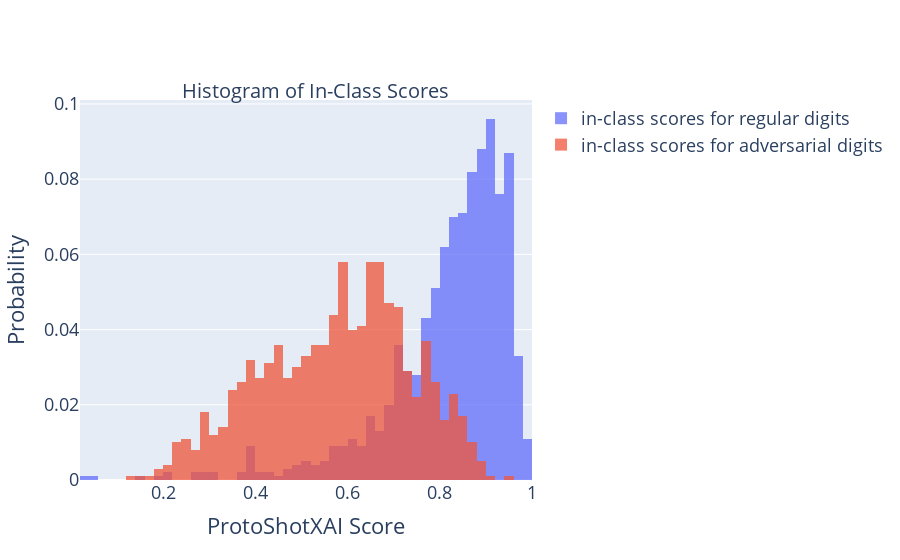

Notebook cell for this chart:
### Code cell
import plotly.graph_objects as go

fig = go.Figure()
fig.add_trace(go.Histogram(x=in_class_benign, name='in-class scores for regular digits', histnorm='probability',
        xbins=dict( 
        start=0.0,
        end=1.0,
        size=0.02))
)
fig.add_trace(go.Histogram(x=in_class_adv, name='in-class scores for adversarial digits', histnorm='probability',
        xbins=dict( 
        start=0.0,
        end=1.0,
        size=0.02))
)

# The two histograms are drawn on top of another
fig.update_layout(barmode='overlay')
fig.update_traces(opacity=0.75)
fig.update_xaxes(title_text="ProtoShotXAI Score")
fig.update_yaxes(title_text="Probability")

fig.update_layout(
    title={
        'text': "Histogram of In-Class Scores",
        'y':0.85,
        'x':0.35,
        'xanchor': 'center',
        },
    font=dict(
        size=18,
    )
)
fig.update_layout(title_font_size=20)


import plotly.io as pio
pio.write_image(fig, './results/Adversarial_MNIST/Adversarial_MNIST_Histrograms.png', width=1000, height=500)
fig.show()

### Figure 1 — Plotly figure (JSON) as saved in the notebook; plotly's stock layout.template omitted (floating-point values rounded to 4 significant figures; data arrays with more than 128 entries replaced by an {"elided": "..."} marker saying what was removed)
{"data": [{"histnorm": "probability", "name": "in-class scores for regular digits", "opacity": 0.75, "type": "histogram", "x": {"elided": "1000 float values"}, "xbins": {"end": 1, "size": 0.02, "start": 0}}, {"histnorm": "probability", "name": "in-class scores for adversarial digits", "opacity": 0.75, "type": "histogram", "x": {"elided": "1000 float values"}, "xbins": {"end": 1, "size": 0.02, "start": 0}}], "layout": {"barmode": "overlay", "font": {"size": 18}, "title": {"font": {"size": 20}, "text": "Histogram of In-Class Scores", "x": 0.35, "xanchor": "center", "y": 0.85}, "xaxis": {"title": {"text": "ProtoShotXAI Score"}}, "yaxis": {"title": {"text": "Probability"}}}}
